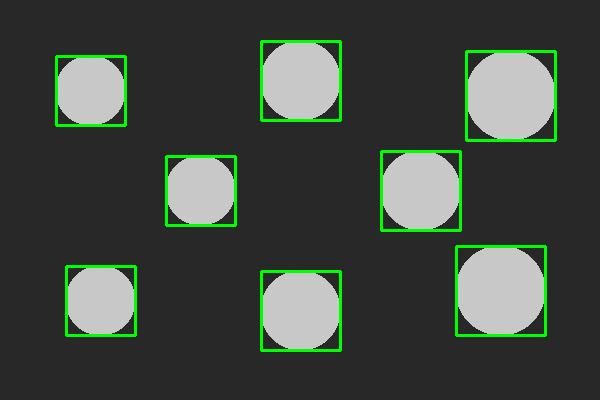
#> input picture practices/01-opencv-co-ban/counted.png, 600 x 400 px
$ python -i imgtool.py   (imports and definitions only)
#> lines starting #> are read from the running program, lines starting #| are printed output that depends on the picture; after the words box and inside, x2 and y2 are one past the last pixel; in counts of white or black regions, pixels touching at a corner belong together
#> further down, picture is the input picture: shape (400, 600, 3); mean B, G, R 64.3, 72.2, 64.3
import argparse
import cv2


def to_gray(img):
    return cv2.cvtColor(img, cv2.COLOR_BGR2GRAY)
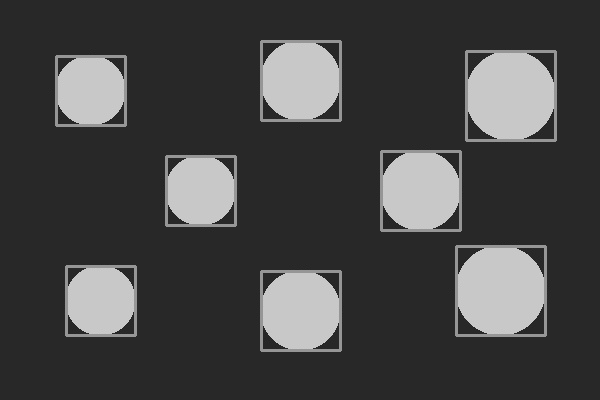
#> returned value: shape (400, 600); min 32, max 207, mean 69


def to_blur(img, ksize=5, sigma=0):
    return cv2.GaussianBlur(to_gray(img), (ksize, ksize), sigma)
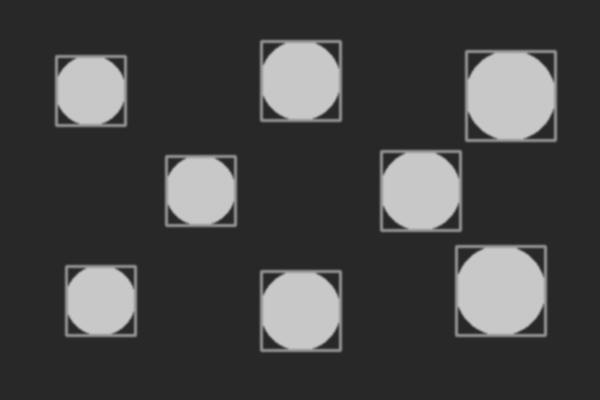
#> returned value: shape (400, 600); min 40, max 200, mean 69


def to_edges(img, t1=50, t2=150, ksize=5, aperture=3, l2=False):
    return cv2.Canny(to_blur(img, ksize), t1, t2,
                     apertureSize=aperture, L2gradient=l2)


def to_binary(img, method="otsu", ksize=5, block=11, C=2):
    if method == "adaptive":
        return cv2.adaptiveThreshold(to_blur(img, ksize), 255,
                                     cv2.ADAPTIVE_THRESH_GAUSSIAN_C,
                                     cv2.THRESH_BINARY, block, C)
    _, b = cv2.threshold(to_blur(img, ksize), 0, 255,
                         cv2.THRESH_BINARY + cv2.THRESH_OTSU)
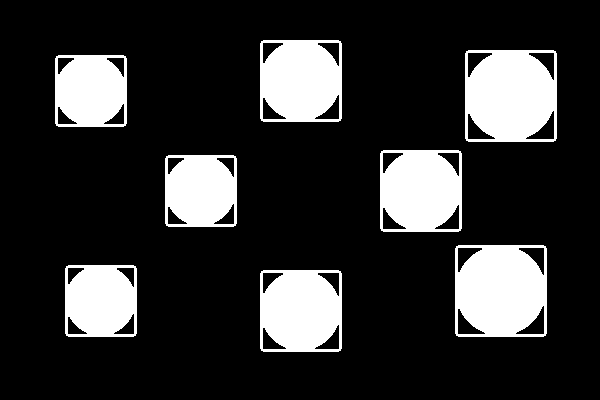
#> b: shape (400, 600); 19.1% white; 8 white regions
    return b


def count_objects(img, min_area=500, ksize=5, method="otsu", invert="auto",
                  dilate=0, block=11, C=2):
    binary = to_binary(img, method, ksize, block, C)
    white_ratio = (binary > 0).mean()
#> white_ratio = 0.191
    if invert == "always" or (invert == "auto" and white_ratio > 0.5):
        binary = cv2.bitwise_not(binary)
    if dilate > 0:
        kernel = cv2.getStructuringElement(cv2.MORPH_RECT, (dilate, dilate))
        binary = cv2.dilate(binary, kernel)
    contours, _ = cv2.findContours(binary, cv2.RETR_EXTERNAL,
                                   cv2.CHAIN_APPROX_SIMPLE)
#> contours = 8 contours; box (x1, y1, x2, y2) and area: (455, 245, 547, 337) 8265, (465, 50, 557, 142) 8265, (260, 270, 342, 352) 6545, (380, 150, 462, 232) 6545, (260, 40, 342, 122) 6545, (65, 265, 137, 337) 5025, (165, 155, 237, 227) 5025, (55, 55, 127, 127) 5025
    out = img.copy()
    kept = [c for c in contours if cv2.contourArea(c) > min_area]
#> kept has the same summary as contours
    for c in kept:
        x, y, w, h = cv2.boundingRect(c)
        cv2.rectangle(out, (x, y), (x + w, y + h), (0, 255, 0), 2)
#> this loop made 8 passes
#> (x, y, w, h) on passes 1 to 8: (260, 270, 82, 82), (65, 265, 72, 72), (455, 245, 92, 92), (165, 155, 72, 72), (380, 150, 82, 82), (55, 55, 72, 72), (465, 50, 92, 92), (260, 40, 82, 82)
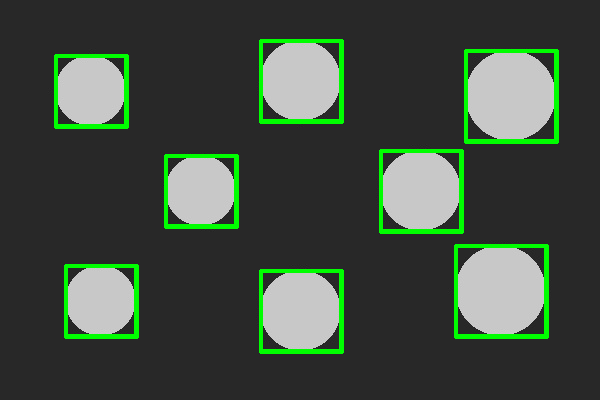
#> out: shape (400, 600, 3); 1.64% of pixels changed, all inside (x1, y1, x2, y2) = (54, 39, 559, 354)
    return out, len(kept)


def main():
    parser = argparse.ArgumentParser(description="Cong cu xu ly anh don gian")
    parser.add_argument("image", help="Duong dan anh dau vao")
    parser.add_argument("command",
                        choices=["gray", "blur", "edges", "binary", "count"])
    parser.add_argument("--out", default="output.png")
    args = parser.parse_args()

    img = cv2.imread(args.image)
    if img is None:
        raise SystemExit(f"Khong doc duoc anh: {args.image}")

    if args.command == "count":
        out, n = count_objects(img)
        print(f"Tim thay {n} vat the")
    else:
        out = {
            "gray": to_gray,
            "blur": to_blur,
            "edges": to_edges,
            "binary": to_binary,
        }[args.command](img)

    cv2.imwrite(args.out, out)
    print(f"Da luu: {args.out}")


# [2 lines not run here, left out]

>>> import cv2
>>> picture = cv2.imread('../counted.png')
>>> result = count_objects(picture)
